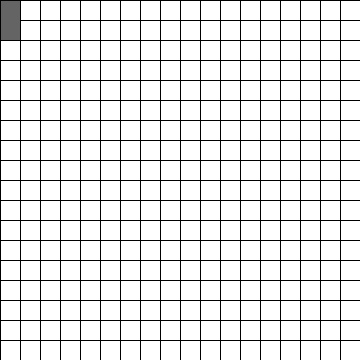
Frame 1 (no input)
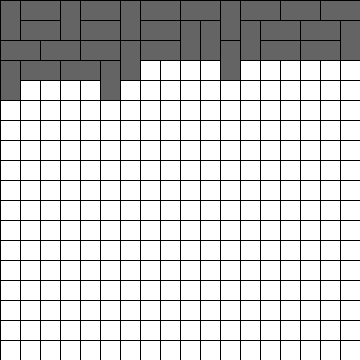
Frame 60 (the mouse pressed at the canvas centre just before this capture)
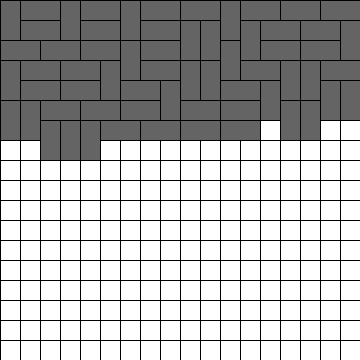
Frame 120 (the mouse held since frame 60 and released just before this capture)

The Processing sketch that drew these frames (run headless with seeded random() and noise(); from frame 60 on, the mouse is pressed at the canvas centre):

// Processing sketch: tilingsOfAChessboard2
// ── tilingsOfAChessboard2.pde
int scl = 20;
boolean[] status;

void setup() {
  size(360, 360);
  status = new boolean[(width*height)/scl];
  frameRate(10);
  
  for (int i = 0; i < width/scl; i++) {
    for (int j = 0; j < height/scl; j++) {
      int index = i + j*width/scl;
      square(i*scl, j*scl, scl);
      status[index] = false;
    }
  }
  
  //for (int i = 0; i < width/scl; i++) {
  //  for (int j = 0; j < height/scl; j++) {
  //    int index = i + j*width/scl;
  //    if (status[index] == false) {
  //      int type = floor(random(2));
  //      if (type == 0 && status[index + 1] == false) {
  //        rect(i*scl, j*scl, 2*scl, scl);
  //        status[index] = true;
  //        status[index + 1] = true;
  //      } else {
  //        rect(i*scl, j*scl, scl, 2*scl);
  //        status[index] = true;
  //        status[index + width/scl] = true;
  //      }
  //      if (type == 1 && status[index + width/scl] == false) {
  //        rect(i*scl, j*scl, scl, 2*scl);
  //        status[index] = true;
  //        status[index + width/scl] = true;
  //      }
  //    }
  //  }
  //}
}

int i = 0;
int j = 0;
void draw() {
  fill(100);
  int index = i + j*width/scl;
      if (status[index] == false) {
        int type = floor(random(2));
        if (type == 0 && status[index + 1] == false && i < width/scl-1) {
          rect(i*scl, j*scl, 2*scl, scl);
          status[index] = true;
          status[index + 1] = true;
        } else {
          rect(i*scl, j*scl, scl, 2*scl);
          status[index] = true;
          status[index + width/scl] = true;
        }
        if (type == 1 && status[index + width/scl] == false && j < height/scl - 1) {
          rect(i*scl, j*scl, scl, 2*scl);
          status[index] = true;
          status[index + width/scl] = true;
        }
      }
      
      i++;
      if (i == width/scl) {
        i =0;
        j++;
      }
}
